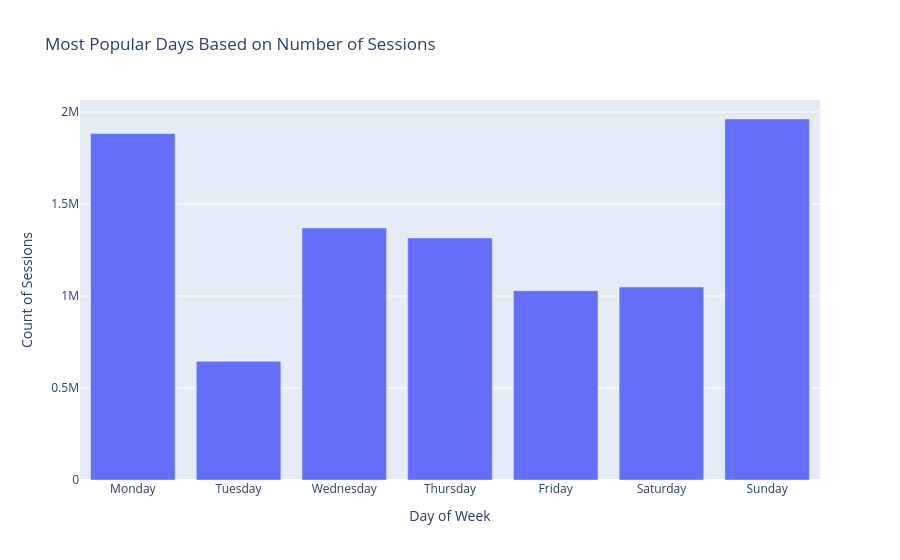

The code cell stored with this chart in its notebook:
### Code cell
day_counts = training_data["dayofweek"].value_counts().sort_index()
day_names = ["Monday", "Tuesday", "Wednesday", "Thursday", "Friday", "Saturday", "Sunday"]

day_mapping = {}
for i in range(7):
    day_mapping[float(i)] = day_names[i]
    day_mapping[i] = day_names[i]


fig = px.bar(
    x=[day_mapping.get(i, f"Day {i}") for i in day_counts.index],
    y=day_counts.values,
    title="Most Popular Days Based on Number of Sessions",
    labels={"x": "Day of Week", "y": "Count of Sessions"}
)
fig.show()

### Figure 1 — Plotly figure (JSON) as saved in the notebook; plotly's stock layout.template omitted (floating-point values rounded to 4 significant figures)
{"data": [{"alignmentgroup": "True", "hovertemplate": "Day of Week=%{x}<br>Count of Sessions=%{y}<extra></extra>", "legendgroup": "", "marker": {"color": "#636efa", "pattern": {"shape": ""}}, "name": "", "offsetgroup": "", "orientation": "v", "showlegend": false, "textposition": "auto", "type": "bar", "x": ["Monday", "Tuesday", "Wednesday", "Thursday", "Friday", "Saturday", "Sunday"], "xaxis": "x", "y": [1881940, 644835, 1369268, 1315340, 1028460, 1048494, 1961392], "yaxis": "y"}], "layout": {"barmode": "relative", "legend": {"tracegroupgap": 0}, "title": {"text": "Most Popular Days Based on Number of Sessions"}, "xaxis": {"anchor": "y", "domain": [0, 1], "title": {"text": "Day of Week"}}, "yaxis": {"anchor": "x", "domain": [0, 1], "title": {"text": "Count of Sessions"}}}}
